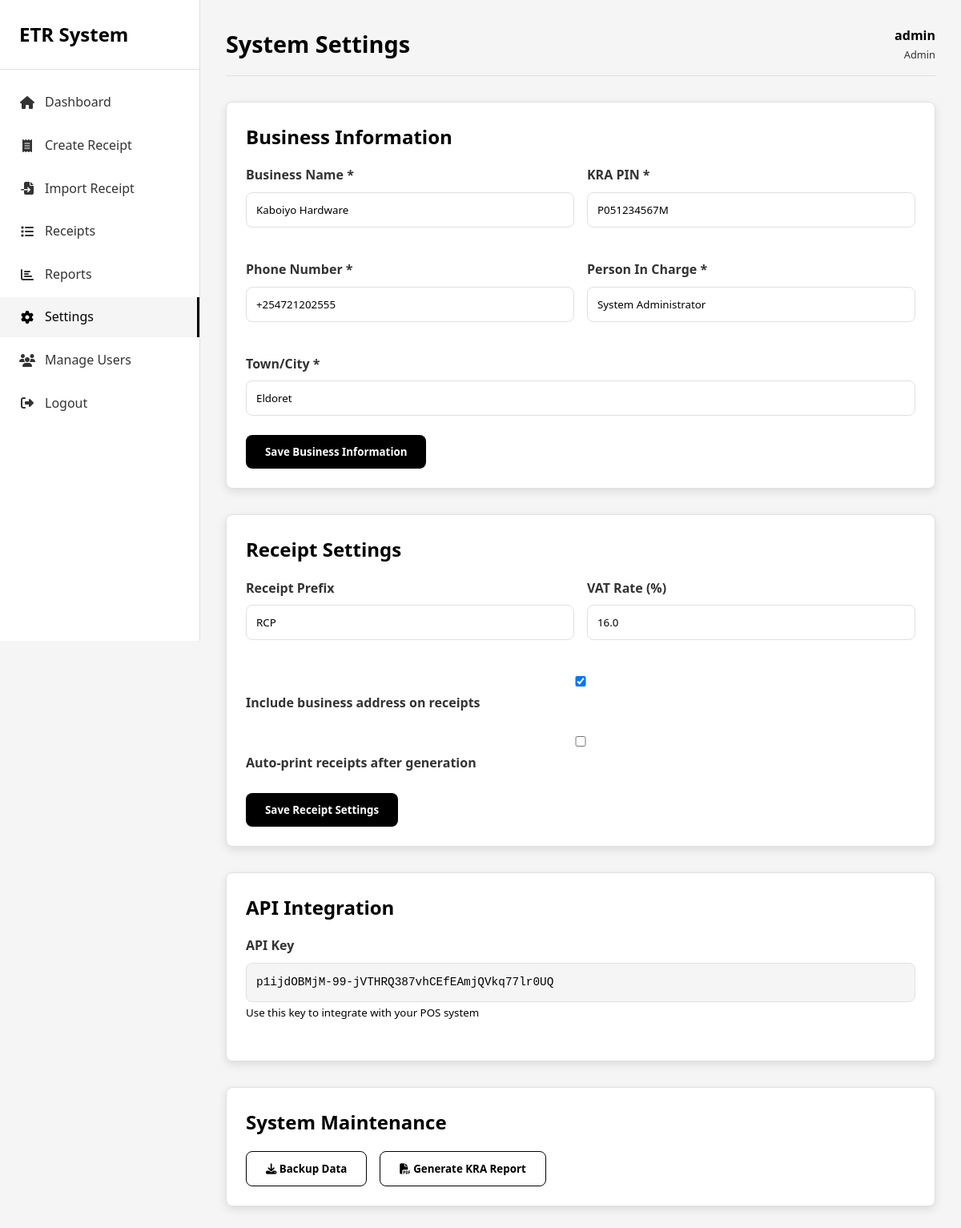
The app's page /settings (signed in) with its own data.
### tables this page shows
CREATE TABLE users (
                id INTEGER PRIMARY KEY AUTOINCREMENT,
                business_name TEXT NOT NULL,
                kra_pin TEXT NOT NULL UNIQUE,
                phone_number TEXT NOT NULL,
                person_in_charge TEXT NOT NULL,
                town_city TEXT NOT NULL,
                username TEXT UNIQUE NOT NULL,
                password_hash TEXT NOT NULL,
                role TEXT DEFAULT 'admin',
                is_active BOOLEAN DEFAULT 1,
                api_key TEXT,
                receipt_prefix TEXT DEFAULT 'RCP',
                vat_rate REAL DEFAULT 16.0,
                include_address BOOLEAN DEFAULT 1,
                auto_print BOOLEAN DEFAULT 0,
                created_at TIMESTAMP DEFAULT CURRENT_TIMESTAMP
            );

### app.py (the view, shortened to what this page needs)
@app.route('/settings', methods=['GET', 'POST'])
@login_required
def settings():
    db = get_db()
    user_data = get_user_data(current_user.id)
    return render_template('settings.html', user_data=user_data)

### app.py (called while the page is built)
@login_manager.user_loader
def load_user(user_id):
    db = get_db()
    user = db.execute('SELECT * FROM users WHERE id = ?', (user_id,)).fetchone()
    if user:
        return User(user['id'], user['username'], user['role'])
    return None

def get_db():
    db = sqlite3.connect(
        app.config['DATABASE'],
        detect_types=sqlite3.PARSE_DECLTYPES
    )
    db.row_factory = sqlite3.Row
    return db

def get_user_data(user_id):
    db = get_db()
    user = db.execute('SELECT * FROM users WHERE id = ?', (user_id,)).fetchone()
    if user:
        return dict(user)
    return None

### templates/settings.html (shortened to what this page needs)
<!DOCTYPE html>
<html lang="en">
<head>
    <link rel="stylesheet" href="https://cdnjs.cloudflare.com/ajax/libs/font-awesome/6.4.0/css/all.min.css">
    <link rel="stylesheet" href="{{ url_for('static', filename='css/style.css') }}">
</head>
<body>
    <div class="container">
        <div class="sidebar">
            <div class="sidebar-header">
                <h2>ETR System</h2>
            </div>
            <nav class="sidebar-nav">
                <ul>
                    <li><a href="{{ url_for('dashboard') }}"><i class="fas fa-home"></i> <span>Dashboard</span></a></li>
                    <li><a href="{{ url_for('create_receipt') }}"><i class="fas fa-receipt"></i> <span>Create Receipt</span></a></li>
                    <li><a href="{{ url_for('import_receipt') }}"><i class="fas fa-file-import"></i> <span>Import Receipt</span></a></li>
                    <li><a href="{{ url_for('receipts') }}"><i class="fas fa-list"></i> <span>Receipts</span></a></li>
                    <li><a href="{{ url_for('reports') }}"><i class="fas fa-chart-bar"></i> <span>Reports</span></a></li>
                    <li><a href="{{ url_for('settings') }}" class="active"><i class="fas fa-cog"></i> <span>Settings</span></a></li>
                    {% if current_user.role == 'admin' %}
                    <li><a href="{{ url_for('manage_users') }}"><i class="fas fa-users"></i> <span>Manage Users</span></a></li>
                    {% endif %}
                    <li><a href="{{ url_for('logout') }}"><i class="fas fa-sign-out-alt"></i> <span>Logout</span></a></li>
                </ul>
            </nav>
        </div>
        <div class="main-content">
            <div class="header">
                <h1>System Settings</h1>
                <div class="user-menu">
                    <div class="user-info">
                        <div class="user-name">{{ current_user.username }}</div>
                        <div class="user-role">{{ current_user.role|title }}</div>
                    </div>
                </div>
            </div>
            <div class="chart-container">
                <h2>Business Information</h2>
                <form id="businessSettingsForm">
                    <div class="form-row">
                        <div class="form-group">
                            <label for="businessName">Business Name *</label>
                            <input type="text" id="businessName" name="business_name" value="{{ user_data.business_name }}" required>
                        </div>
                        <div class="form-group">
                            <label for="kraPin">KRA PIN *</label>
                            <input type="text" id="kraPin" name="kra_pin" value="{{ user_data.kra_pin }}" pattern="[A-Z]\d{9}[A-Z]" title="Format: A123456789X" required>
                        </div>
                    </div>
                    <div class="form-row">
                        <div class="form-group">
                            <label for="phoneNumber">Phone Number *</label>
                            <input type="tel" id="phoneNumber" name="phone_number" value="{{ user_data.phone_number }}" required>
                        </div>
                        <div class="form-group">
                            <label for="personInCharge">Person In Charge *</label>
                            <input type="text" id="personInCharge" name="person_in_charge" value="{{ user_data.person_in_charge }}" required>
                        </div>
                    </div>
                    <div class="form-group">
                        <label for="townCity">Town/City *</label>
                        <input type="text" id="townCity" name="town_city" value="{{ user_data.town_city }}" required>
                    </div>
                    <div class="form-actions">
                        <button type="submit" class="btn">Save Business Information</button>
                    </div>
                </form>
            </div>
            <div class="chart-container">
                <h2>Receipt Settings</h2>
                <form id="receiptSettingsForm">
                    <div class="form-row">
                        <div class="form-group">
                            <label for="receiptPrefix">Receipt Prefix</label>
                            <input type="text" id="receiptPrefix" name="receipt_prefix" value="{{ user_data.receipt_prefix }}" maxlength="10">
                        </div>
                        <div class="form-group">
                            <label for="vatRate">VAT Rate (%)</label>
                            <input type="number" id="vatRate" name="vat_rate" value="{{ user_data.vat_rate }}" step="0.1" min="0" max="100">
                        </div>
                    </div>
                    <div class="form-group">
                        <label>
                            <input type="checkbox" name="include_address" {% if user_data.include_address %}checked{% endif %}>
                            Include business address on receipts
                        </label>
                    </div>
                    <div class="form-group">
                        <label>
                            <input type="checkbox" name="auto_print" {% if user_data.auto_print %}checked{% endif %}>
                            Auto-print receipts after generation
                        </label>
                    </div>
                    <div class="form-actions">
                        <button type="submit" class="btn">Save Receipt Settings</button>
                    </div>
                </form>
            </div>
            <div class="chart-container">
                <h2>API Integration</h2>
                <div class="form-group">
                    <label>API Key</label>
                    <div class="api-key">{{ user_data.api_key }}</div>
                    <small>Use this key to integrate with your POS system</small>
                </div>
            </div>
            <div class="chart-container">
                <h2>System Maintenance</h2>
                <div style="display: flex; gap: 1rem; flex-wrap: wrap;">
                    <button class="btn btn-outline" onclick="backupData()">
                        <i class="fas fa-download"></i> Backup Data
                    </button>
                    <button class="btn btn-outline" onclick="generateKRAReport()">
                        <i class="fas fa-file-pdf"></i> Generate KRA Report
                    </button>
                </div>
            </div>
        </div>
    </div>
</body>
</html>

### static/css/style.css (style rules this page uses)
:root { --primary-black: #000000; --primary-white: #ffffff; --light-gray: #f5f5f5; --medium-gray: #e0e0e0; --dark-gray: #333333; --border-radius: 8px; --box-shadow: 0 4px 12px rgba(0, 0, 0, 0.1); --transition: all 0.3s ease; }
* { margin: 0; padding: 0; box-sizing: border-box; font-family: 'Segoe UI', Tahoma, Geneva, Verdana, sans-serif; }
body { background-color: var(--light-gray); color: var(--primary-black); line-height: 1.6; }
.form-group { margin-bottom: 1.5rem; }
.form-group label { display: block; margin-bottom: 0.5rem; font-weight: 600; color: var(--dark-gray); }
.form-group input, .form-group select { width: 100%; padding: 0.75rem; border: 1px solid var(--medium-gray); border-radius: var(--border-radius); background: var(--primary-white); color: var(--primary-black); transition: var(--transition); }
.btn { display: inline-block; padding: 0.75rem 1.5rem; background: var(--primary-black); color: var(--primary-white); border: none; border-radius: var(--border-radius); cursor: pointer; font-weight: 600; text-align: center; transition: var(--transition); text-decoration: none; }
.btn-outline { background: transparent; color: var(--primary-black); border: 1px solid var(--primary-black); }
.container { display: flex; min-height: 100vh; }
.sidebar { width: 250px; background: var(--primary-white); border-right: 1px solid var(--medium-gray); padding: 1.5rem 0; position: fixed; height: 100vh; overflow-y: auto; }
.sidebar-header { padding: 0 1.5rem 1.5rem; border-bottom: 1px solid var(--medium-gray); margin-bottom: 1rem; }
.sidebar-header h2 { font-size: 1.5rem; font-weight: 700; color: var(--primary-black); }
.sidebar-nav ul { list-style: none; }
.sidebar-nav li { margin-bottom: 0.25rem; }
.sidebar-nav a { display: flex; align-items: center; padding: 0.75rem 1.5rem; color: var(--dark-gray); text-decoration: none; transition: var(--transition); }
.sidebar-nav a:hover, .sidebar-nav a.active { background: var(--light-gray); color: var(--primary-black); border-right: 3px solid var(--primary-black); }
.sidebar-nav i { margin-right: 0.75rem; width: 20px; text-align: center; }
.main-content { flex: 1; margin-left: 250px; padding: 2rem; }
.header { display: flex; justify-content: space-between; align-items: center; margin-bottom: 2rem; padding-bottom: 1rem; border-bottom: 1px solid var(--medium-gray); }
.header h1 { font-size: 1.8rem; font-weight: 700; color: var(--primary-black); }
.user-menu { display: flex; align-items: center; gap: 1rem; }
.user-info { text-align: right; }
.user-name { font-weight: 600; color: var(--primary-black); }
.user-role { font-size: 0.8rem; color: var(--dark-gray); }
.chart-container { background: var(--primary-white); padding: 1.5rem; border-radius: var(--border-radius); box-shadow: var(--box-shadow); border: 1px solid var(--medium-gray); margin-bottom: 2rem; }
.chart-container h2 { margin-bottom: 1rem; color: var(--primary-black); }
.form-row { display: grid; grid-template-columns: 1fr 1fr; gap: 1rem; margin-bottom: 1rem; }
.form-actions { display: flex; gap: 1rem; margin-top: 1.5rem; }
.api-key { font-family: 'Courier New', monospace; background: var(--light-gray); padding: 0.5rem; border-radius: var(--border-radius); word-break: break-all; }
.api-key { font-family: 'Courier New', monospace; background: var(--light-gray); padding: 0.75rem; border-radius: var(--border-radius); border: 1px solid var(--medium-gray); word-break: break-all; font-size: 0.9rem; }

### records on screen
users: username "admin", role "Admin", business_name "Kaboiyo Hardware", kra_pin "P051234567M", phone_number "+254721202555", person_in_charge "System Administrator", town_city "Eldoret", receipt_prefix "RCP", vat_rate "16.0", include_address "☑", api_key "p1ijdOBMjM-99-jVTHRQ387vhCEfEAmjQVkq77lr0UQ"
